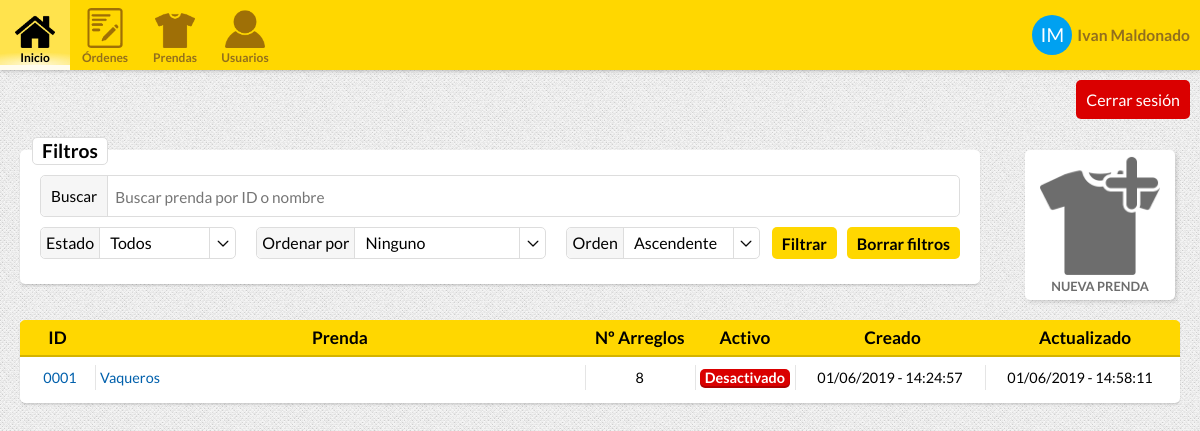
/clothes.php (signed in), run on an earlier commit of the app's database.
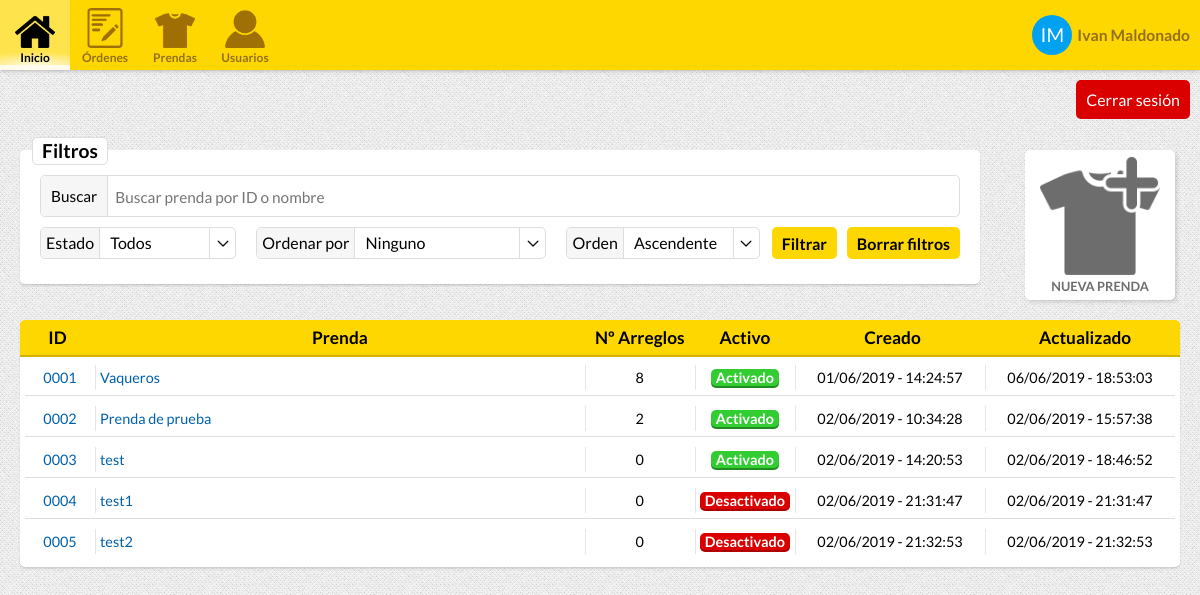
And on a later commit of the database.
### tables this page shows
CREATE TABLE "USERS" (
	"USER_ID"	INTEGER NOT NULL PRIMARY KEY AUTOINCREMENT,
	"USERNAME"	TEXT NOT NULL,
	"NAME"	TEXT NOT NULL,
	"SURNAME"	TEXT,
	"PHONE"	INTEGER,
	"EMAIL"	TEXT NOT NULL,
	"HASHED_PASSWORD"	TEXT NOT NULL,
	"ROLE_ID"	INTEGER NOT NULL DEFAULT 0,
	"UPDATE_TIMESTAMP"	INTEGER NOT NULL,
	"REGISTER_TIMESTAMP"	INTEGER NOT NULL,
	"ACTIVE"	INTEGER NOT NULL DEFAULT 0,
	FOREIGN KEY("ROLE_ID") REFERENCES "USER_ROLES"("ROLE_ID")
);

CREATE TABLE "CLOTHES" (
	"CLOTHE_ID"	INTEGER NOT NULL PRIMARY KEY AUTOINCREMENT,
	"CLOTHE_NAME"	TEXT NOT NULL,
	"ACTIVE"	INTEGER NOT NULL DEFAULT 1,
	"REGISTERED_DATE"	INTEGER,
	"UPDATE_DATE"	INTEGER NOT NULL
);

### Controllers/UserController.php (called while the page is built, shortened)
<?php
class UserController {
    private function connect(){
        return new PDO("sqlite:.data/data.db");
    }
    public function getUser($id){
        $db = $this->connect();
        $sql = "SELECT * FROM USERS AS U, USER_ROLES AS R WHERE USER_ID = :userID AND U.ROLE_ID = R.ROLE_ID";
        $stmt = $db->prepare($sql);
        $stmt->bindParam(':userID', $id);
        if($stmt->execute()){
            if($row = $stmt->fetch()){
               return new User(
                $row["USER_ID"],
                $row["USERNAME"],
                $row["HASHED_PASSWORD"],
                $row["EMAIL"],
                new Role(
                    $row["ROLE_ID"],
                    $row["ROLE_NAME"],
                    $row["ROLE_CSS_CLASS"],
                    $row["ROLE_DESCRIPTION"]
                ),
                $row["PHONE"],
                $row["NAME"],
                $row["SURNAME"],
                $row["REGISTER_TIMESTAMP"],
                $row["UPDATE_TIMESTAMP"],
                $row["ACTIVE"]
                );
            }
        }
        return null;
    }
}

### Classes/User.php (called while the page is built, shortened)
<?php
require_once("Classes/Role.php");
class User{
    private $id;
    private $role;
    private $name;
    private $surname;
    function __construct($id = 0, $username, $password = null, $email, $role, $telephone, $name, $surname, $registeredDate, $updateDate, $active = 0){
        $this->id = $id;
        $this->role = $role;
        $this->name = $name;
        $this->surname = $surname;
        $registeredDateOb = new DateTime();
        $registeredDateOb->setTimestamp($registeredDate);
        $updateDateOb = new DateTime();
        $updateDateOb->setTimestamp($updateDate);
    }
    function getId(){
        return $this->id;
    }
    function getRole(){
        return $this->role;
    }
    function getName(){
        return $this->name;
    }
    function getSurname(){
        return $this->surname;
    }
}

### Classes/Role.php (called while the page is built, shortened)
<?php
class Role{
    private $id;
    function __construct($id, $name, $cssClass, $description = ""){
        $this->id = $id;
    }
    function getID(){
        return $this->id;
    }
}

### Controllers/Controller.php (called while the page is built, shortened)
<?php
class Controller {
    private function connect(){
        return new PDO("sqlite:.data/data.db");
    }
    public function getClothes($searchString, $stateFilter, $orderByFilter, $orderDirectionFilter, $page, $itemsPerPage = 20){
        $searchString = "%$searchString%";
        $page = $page - 1;
        $startFromItem = $page * $itemsPerPage;
        $clothes = array();
        $db = $this->connect();
        $sql = "SELECT
            C.CLOTHE_ID,
            C.CLOTHE_NAME,
            C.ACTIVE,
            C.REGISTERED_DATE,
            C.UPDATE_DATE,
            (SELECT COUNT(CF.FIX_ID) FROM CLOTHES_FIXES CF WHERE CF.CLOTHE_ID = C.CLOTHE_ID) AS FIXES FROM CLOTHES C WHERE true";
        switch($orderByFilter){
            default:
                $orderBy = "CLOTHE_ID";
                break;
        }
        $sql .= "
            ORDER BY
                $orderBy ";
        switch ($orderDirectionFilter){
            default:
                $sql .= "ASC ";
                break;
        }
        $sql .= "
            LIMIT
                :page,
                :maxItems";
        $stmt = $db->prepare($sql);
        $stmt->bindParam(":page", $startFromItem);
        $stmt->bindParam(":maxItems", $itemsPerPage);
        if($stmt->execute()){
            while($row = $stmt->fetch()){
                array_push($clothes, new Clothe(
                    $row["CLOTHE_ID"],
                    $row["CLOTHE_NAME"],
                    $row["FIXES"], null,
                    $row["REGISTERED_DATE"],
                    $row["UPDATE_DATE"],
                    $row["ACTIVE"]
                ));
            }
        }
        return $clothes;
    }
}

### Classes/Clothe.php (called while the page is built, shortened)
<?php
class Clothe{
    private $id;
    private $name;
    private $numFixes;
    private $creationDate;
    private $updateDate;
    private $active;
    function __construct($id, $name, $numFixes = 0, $fixes = null, $creationDate, $updateDate, $active = 0){
        $this->id = $id;
        $this->name = $name;
        $this->numFixes = $numFixes;
        $creationDateOb = new DateTime();
        $creationDateOb->setTimestamp($creationDate);
        $this->creationDate = $creationDateOb;
        $updateDateOb = new DateTime();
        $updateDateOb->setTimestamp($updateDate);
        $this->updateDate = $updateDateOb;
        if($active == 0){
            $this->active = false;
        }else {
            $this->active = true;
        }
    }
    function getId(){
        return $this->id;
    }
    function getName(){
        return $this->name;
    }
    function getNumFixes(){
        return $this->numFixes;
    }
    function getCreationDateString(){
        $date = $this->creationDate;
        return $date->format('d/m/Y - H:i:s');
    }
    function getUpdateDateString(){
        $date = $this->updateDate;
        return $date->format('d/m/Y - H:i:s');
    }
    function isActive(){
        return $this->active;
    }
}

### ViewControllers/clothesViewController.php (the view, shortened to what this page needs)
<?php
require_once("Controllers/UserController.php");
require_once("Controllers/Controller.php");
require_once("Classes/User.php");
require_once("Classes/Role.php");
require_once("Classes/Clothe.php");
require_once("ViewControllers/vistaController.php");
$userController = new UserController();
$controller = new Controller();
$filters = ["ID", "Nombre", "Número Arreglos", "Activo", "Fecha creación", "Fecha actualización"];
if(isset($_SESSION["userID"])){
    $sessionUser = $userController->getUser($_SESSION["userID"]);
    $sessionUserRole = $sessionUser->getRole();
}else {
    header("location: login.php");
}
if($sessionUserRole->getID() == 0){
    $client = true;
}elseif($sessionUserRole->getID() == 1){
    $employee = true;
}elseif($sessionUserRole->getID() == 2){
    $admin = true;
}
$page = 1;
$search = "";
$state = -1;
$orderBy = -1;
$orderDirection = -1;
$clothes = $controller->getClothes($search, $state, $orderBy, $orderDirection, $page);
function showClothesTable(){
    global $clothes;
    ?>
    <div class="table-container">
        <table class="clothes-table">
            <tr class="header-responsive-desktop">
                <th>ID</th>
                <th>Prenda</th>
                <th>Nº Arreglos</th>
                <th>Activo</th>
                <th>Creado</th>
                <th>Actualizado</th>
            </tr>
            <?php
                if(sizeof($clothes) > 0){
                    foreach($clothes as $clothe){
                        ?>
                <tr>
                    <td class="id a-center"><span class="responsive-label">ID</span> <a href="clothe.php?<?=http_build_query(array("id" => $clothe->getID()))?>"><?=str_pad($clothe->getID(), 4, "0", STR_PAD_LEFT)?></a></td>
                    <td class="clothe"><span class="responsive-label">Prenda</span><a href="clothe.php?<?=http_build_query(array("id" => $clothe->getID()))?>"><?=$clothe->getName()?></a></td>
                    <td class="num-fixes a-center"><span class="responsive-label">NºAreglos</span><span><?=$clothe->getNumFixes()?></span></td>
                    <td class="active a-center"><span class="responsive-label">Activo</span><a href="clothes.php?state=<?=$clothe->isActive()?1:0?>" class="label-box <?=$clothe->isActive()?"enabled":"disabled"?>"><?=$clothe->isActive()?"Activado":"Desactivado"?></a></td>
                    <td class="date"><span class="responsive-label">Creado</span><span><?=$clothe->getCreationDateString()?></span></td>
                    <td class="date"><span class="responsive-label">Actualizado</span> <span><?=$clothe->getUpdateDateString()?></span></td>
                </tr>
                    <?php
                    }
                }else{
                    ?><tr class="no-items"><td colspan="6">No se han encontrado prendas</td></tr><?php
                }
            ?>
        </table>
    </div>
    <?php
}

### clothes.php (shortened to what this page needs)
<?php require("ViewControllers/clothesViewController.php"); ?>
<!DOCTYPE html>
<html lang="en">
<head>
    <link rel="stylesheet" href="style/style.css">
    <link rel="stylesheet" href="style/header.css">
    <link rel="stylesheet" href="style/views.css">
</head>
<body>
    <?php include("./includes/navbar.inc") ?>
    <div class="clothes-container">
        <a class="haptic-button medium new-clothe" id="add-clothe">
            <img src="media/img/new-clothe.png">
            <div class="label">Nueva Prenda</div>
        </a>
        <form method="get" action="clothes.php" class="item-filters">
            <h1>Filtros</h1>
            <label class="boxed-input searchbox">
                <div class="text-label"><span>Buscar</span></div>
                <div class="input-container">
                    <input autocomplete="off" autocomplete="off" type="text" placeholder="Buscar prenda por ID o nombre " name="search" value="<?=$search?>" autofocus>
                </div>
            </label>
            <?=showStateFilter()?>
            <?=showOrderByFilter($filters)?>
            <?=showOrderDirectionFilter();?>
            <input type="submit" class="input-submit-button" value="Filtrar" name="filter">
            <input type="submit" class="input-submit-button" value="Borrar filtros" name="clear" style="margin-left: 0;">
        </form>
        <section class="clothes-container">
            <?php showClothesTable()?>
        </section>
    </div>
</body>
</html>

### includes/navbar.inc (shortened to what this page needs)
<?php
$logoutParams = $_GET;
$logoutParams["logout"] = "";
?>
    <nav class="top-header">
        <a class="menu-item" href="index.php">
            <img src="media/img/inicio.png">
            <div class="label">Inicio</div>
        </a>
        <a class="menu-item" href="orders.php">
            <img src="media/img/order.png">
            <div class="label">Órdenes</div>
        </a>
        <?php
        if($employee||$admin){
            ?>
        <a class="menu-item" href="clothes.php">
            <img src="media/img/prendas.png">
            <div class="label">Prendas</div>
        </a>
        <a class="menu-item" href="users.php">
            <img src="media/img/users.png">
            <div class="label">Usuarios</div>
        </a>
            <?php
        }
        ?>
        <a class="menu-item user" href="user.php?id=<?=$sessionUser->getID()?>">
            <div class="user-avatar"><?=substr($sessionUser->getName(), 0,1) . substr($sessionUser->getSurname(), 0,1)?></div>
            <div class="username"><?=$sessionUser->getName()." ".$sessionUser->getSurname()?></div>
        </a>
    </nav>
    <a class="logout-button" href="?<?=http_build_query($logoutParams)?>">Cerrar sesión</a>

### ViewControllers/vistaController.php (shortened to what this page needs)
<?php
function showOrderByFilter($filters){
    global $orderBy;
    ?>
    <label class="boxed-select" id="order-by-filter">
        <div>Ordenar por</div>
            <?php
            for($i = 0; $i < sizeof($filters); $i++){
                ?>
            <option value="<?=$i?>" <?=$orderBy == $i ? "selected" : ""?>><?=$filters[$i]?></option>
                <?php
            }
            ?>
    </label>
    <?php
}
function showStateFilter(){
    ?>
    <label class="boxed-select" id="active-filter">
        <div>Estado</div>
    </label>
    <?php
}
function showOrderDirectionFilter(){
    ?>
    <label class="boxed-select" id="order-direction-filter">
        <div>Orden</div>
    </label>
    <?php
}
        ?>

### style/style.css (style rules this page uses)
body { font-family: "Lato", sans-serif; margin: 0; background-image: url("./../media/img/bg/dotnoise-light-grey.png"); background-color: #fff; }
body > * { opacity: 0; transition: opacity 0.1s; }
input, textarea, select { font-family: "Lato", sans-serif; outline: none; }
input.input-submit-button { border: 0px; border-radius: 5px; background-color: #ffd700; padding: 3px 10px; color: #000; margin: 5px 0; font-weight: 700; transition: all 0.2s; cursor: pointer; font-size: 1em; }
a { text-decoration: none; color: #0060ac; }
label.boxed-select { display: flex; border: 1px solid #ddd; background-color: #fff; height: 30px; border-radius: 5px; transition: border 0.1s, box-shadow 0.1s; }
label.boxed-select > div { line-height: 30px; }
label.boxed-select > div:first-child { padding: 0px 5px 0 10px; padding-left: 5px; padding-right: 5px; border-right: 1px solid #ddd; border-radius: 5px 0 0 5px; background-color: #f6f6f6; }
label.boxed-input { position: relative; display: inline-flex; flex-flow: row nowrap; border-radius: 5px; background-color: #fff; border: 1px solid #ddd; padding: 5px; overflow: hidden; margin: 5px 0px 5px 0; user-select: none; box-shadow: 0 0 0 1px transparent; transition: box-shadow 0.1s; }
label.boxed-input input { position: relative; background-color: transparent; border: 0; width: 100%; height: 100%; }
label.boxed-input > div.text-label { display: inline-flex; justify-content: flex-start; align-items: center; padding: 5px 10px; position: relative; left: -5px; margin: -5px auto; border-radius: 5px 0 0 5px; border-right: 1px solid #ddd; background-color: #f6f6f6; white-space: nowrap; }
label.boxed-input > div.text-label > span { font-size: 0.8em; }
label.boxed-input > div.input-container { flex-grow: 2; height: calc(100% - 7px); }
label.boxed-input.searchbox { flex-basis: 100%;height: 30px; font-size: 1.2em; }
label.boxed-input.searchbox > div.input-container { height: 100%; }
label.boxed-input.searchbox input { font-size: 0.8em; }
a.haptic-button { position: relative; border-radius: 5px; background-color: #fff; box-shadow: 2px 2px 5px -1px rgba(0,0,0,0.2); text-align: center; text-decoration: none; color: #6d6d6d; font-weight: 600; text-transform: uppercase; font-size: 0.8em; }
a.haptic-button > img { position: relative; max-height: 80%; margin: 5px 5px 0px 5px; }
a.haptic-button.medium { width: 150px; height: 150px; margin: 20px; }
.label-box { display: inline-block; text-align: center; background-color: #ccc; padding: 0 5px; border-radius: 5px; box-shadow: 0 2px 0 #aaa; color: #000; }
.label-box.enabled { background-color: #32CD32; box-shadow: 0 2px 0 #228B22; color: #fff; font-weight: 600; }
.label-box.disabled { background-color: #DA0000; box-shadow: 0 2px 0 #ae0000; color: #fff; font-weight: 600; }
div.table-container { background-color: #fff; border-radius: 5px; box-shadow: 0 2px 3px -1px rgba(0,0,0,0.2); margin: 10px auto; overflow: hidden; font-size: 0.9em; }
div.table-container > table { border-collapse: separate; border-spacing: 0px 5px; width: 100%; margin: -5px auto 2px; overflow: hidden; }
div.table-container > table tr > th { background-color: #ffd700; padding: 5px; height: 25px; box-shadow: 0px 2px 0px #d4b300; font-size: 1.2em; white-space: nowrap; }
div.table-container > table tr > td { position: relative; border-bottom: 1px solid #ddd; padding: 5px; height: 25px; }
div.table-container > table tr > td > span, div.table-container > table tr > td > a { display: inline-block; }
div.table-container > table tr > td:not(:first-child):before { content: ""; position: absolute; top: 5px; left: 0px; display: inline-block; border-left: 1px solid rgba(0,0,0,0.1); height: calc(100% - 10px); }
div.table-container > table tr > td:first-child { transform: translate(5px, 0px); padding-right: 10px; }
div.table-container > table tr > td:last-child { transform: translate(-5px, 0px); }
div.table-container > table tr > td:nth-last-child(2) { padding-right: 10px; }
div.table-container > table tr:last-child > td { border-bottom: 1px solid transparent; }
div.table-container > table tr > td.a-center { text-align: center; }

What changed in the data, as far as the page shows it:
changed clothes "Vaqueros": UPDATE_DATE "01/06/2019 - 14:58:11" → "06/06/2019 - 18:53:03"; ACTIVE "Desactivado" → "Activado"
added clothes: CLOTHE_ID "0002", CLOTHE_NAME "Prenda de prueba", NumFixes "2", ACTIVE "Activado", REGISTERED_DATE "02/06/2019 - 10:34:28", UPDATE_DATE "02/06/2019 - 15:57:38"
added clothes: CLOTHE_ID "0003", CLOTHE_NAME "test", NumFixes "0", ACTIVE "Activado", REGISTERED_DATE "02/06/2019 - 14:20:53", UPDATE_DATE "02/06/2019 - 18:46:52"
added clothes: CLOTHE_ID "0004", CLOTHE_NAME "test1", NumFixes "0", ACTIVE "Desactivado", REGISTERED_DATE "02/06/2019 - 21:31:47", UPDATE_DATE "02/06/2019 - 21:31:47"
added clothes: CLOTHE_ID "0005", CLOTHE_NAME "test2", NumFixes "0", ACTIVE "Desactivado", REGISTERED_DATE "02/06/2019 - 21:32:53", UPDATE_DATE "02/06/2019 - 21:32:53"
